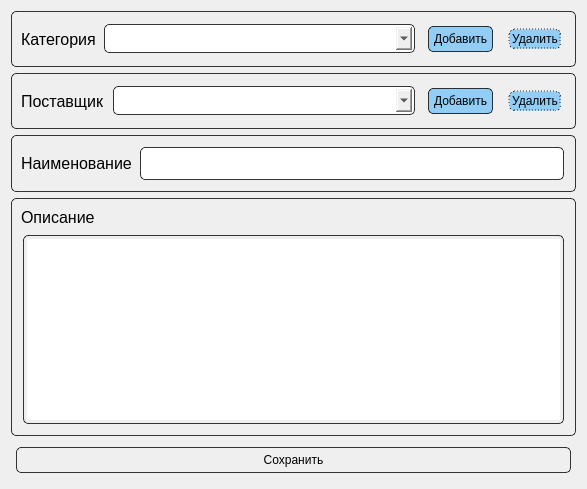
<?xml version="1.0" encoding="UTF-8"?>
<ui version="4.0">
 <class>EditPartForm</class>
 <widget class="QDialog" name="EditPartForm">
  <property name="geometry">
   <rect>
    <x>0</x>
    <y>0</y>
    <width>587</width>
    <height>489</height>
   </rect>
  </property>
  <property name="windowTitle">
   <string>Dialog</string>
  </property>
  <layout class="QVBoxLayout" name="verticalLayout_2">
   <item>
    <widget class="QFrame" name="frame1">
     <property name="styleSheet">
      <string notr="true">color: black;
border: 1px solid rgba(0, 0, 0, 200);
border-radius : 5px;</string>
     </property>
     <layout class="QHBoxLayout" name="horizontalLayout" stretch="0,1,0,0">
      <item>
       <widget class="QLabel" name="label_category">
        <property name="styleSheet">
         <string notr="true">background-color: none;
color: black;
font-family: &quot;Arial&quot;;
font-size: 12pt;
border: none;</string>
        </property>
        <property name="text">
         <string>Категория</string>
        </property>
       </widget>
      </item>
      <item>
       <widget class="QComboBox" name="cmb_category">
        <property name="styleSheet">
         <string notr="true">color: black;
font-family: &quot;Arial&quot;;
font-size: 12pt;
margin: 2px;
padding: 3px;</string>
        </property>
       </widget>
      </item>
      <item>
       <widget class="QPushButton" name="btn_add_category">
        <property name="styleSheet">
         <string notr="true">QPushButton {
font: 10pt &quot;Arial&quot;;
background-color: rgba(0, 153, 255, 100);
margin: 5px;
padding: 5px;
}
QPushButton:hover {
background-color: rgba(2, 144, 0, 100);
color:white;
}
QPushButton:pressed {
background-color: rgba(2, 144, 0, 150);
color:white;
}</string>
        </property>
        <property name="text">
         <string>Добавить</string>
        </property>
       </widget>
      </item>
      <item>
       <widget class="QPushButton" name="btn_delete_category">
        <property name="styleSheet">
         <string notr="true">QPushButton {
font: 10pt &quot;Arial&quot;;
background-color: rgba(0, 153, 255, 100);
border-style: dotted;
margin: 5px;
padding: 2px;
}
QPushButton:hover {
background-color: rgba(207, 0, 3, 100);
color:white;
}
QPushButton:pressed {
background-color: rgba(207, 0, 3, 150);
color:white;
}</string>
        </property>
        <property name="text">
         <string>Удалить</string>
        </property>
       </widget>
      </item>
     </layout>
    </widget>
   </item>
   <item>
    <widget class="QFrame" name="frame2">
     <property name="styleSheet">
      <string notr="true">color: black;
border: 1px solid rgba(0, 0, 0, 200);
border-radius : 5px;</string>
     </property>
     <layout class="QHBoxLayout" name="horizontalLayout_2" stretch="0,1,0,0">
      <item>
       <widget class="QLabel" name="label_vendor">
        <property name="styleSheet">
         <string notr="true">background-color: none;
color: black;
font-family: &quot;Arial&quot;;
font-size: 12pt;
border: none;</string>
        </property>
        <property name="text">
         <string>Поставщик</string>
        </property>
       </widget>
      </item>
      <item>
       <widget class="QComboBox" name="cmb_vendor">
        <property name="styleSheet">
         <string notr="true">color: black;
font-family: &quot;Arial&quot;;
font-size: 12pt;
margin: 2px;
padding: 3px;</string>
        </property>
       </widget>
      </item>
      <item>
       <widget class="QPushButton" name="btn_add_vendor">
        <property name="styleSheet">
         <string notr="true">QPushButton {
font: 10pt &quot;Arial&quot;;
background-color: rgba(0, 153, 255, 100);
margin: 5px;
padding: 5px;
}
QPushButton:hover {
background-color: rgba(2, 144, 0, 100);
color:white;
}
QPushButton:pressed {
background-color: rgba(2, 144, 0, 150);
color:white;
}</string>
        </property>
        <property name="text">
         <string>Добавить</string>
        </property>
       </widget>
      </item>
      <item>
       <widget class="QPushButton" name="btn_delete_vendor">
        <property name="styleSheet">
         <string notr="true">QPushButton {
font: 10pt &quot;Arial&quot;;
background-color: rgba(0, 153, 255, 100);
border-style: dotted;
margin: 5px;
padding: 2px;
}
QPushButton:hover {
background-color: rgba(207, 0, 3, 100);
color:white;
}
QPushButton:pressed {
background-color: rgba(207, 0, 3, 150);
color:white;
}</string>
        </property>
        <property name="text">
         <string>Удалить</string>
        </property>
       </widget>
      </item>
     </layout>
    </widget>
   </item>
   <item>
    <widget class="QFrame" name="frame3">
     <property name="styleSheet">
      <string notr="true">color: black;
border: 1px solid rgba(0, 0, 0, 200);
border-radius : 5px;</string>
     </property>
     <layout class="QHBoxLayout" name="horizontalLayout_3">
      <item>
       <widget class="QLabel" name="label_name">
        <property name="styleSheet">
         <string notr="true">background-color: none;
color: black;
font-family: &quot;Arial&quot;;
font-size: 12pt;
border: none;</string>
        </property>
        <property name="text">
         <string>Наименование</string>
        </property>
       </widget>
      </item>
      <item>
       <widget class="QLineEdit" name="edit_name">
        <property name="styleSheet">
         <string notr="true">color: black;
font-family: &quot;Arial&quot;;
font-size: 14pt;
margin: 2px;
padding: 3px;</string>
        </property>
       </widget>
      </item>
     </layout>
    </widget>
   </item>
   <item>
    <widget class="QFrame" name="frame4">
     <property name="styleSheet">
      <string notr="true">color: black;
border: 1px solid rgba(0, 0, 0, 200);
border-radius : 5px;</string>
     </property>
     <layout class="QVBoxLayout" name="verticalLayout">
      <item>
       <widget class="QLabel" name="label_notes">
        <property name="styleSheet">
         <string notr="true">background-color: none;
color: black;
font-family: &quot;Arial&quot;;
font-size: 12pt;
border: none;</string>
        </property>
        <property name="text">
         <string>Описание</string>
        </property>
       </widget>
      </item>
      <item>
       <widget class="QPlainTextEdit" name="edit_notes">
        <property name="styleSheet">
         <string notr="true">color: black;
font-family: &quot;Arial&quot;;
font-size: 14pt;
margin: 2px;
padding: 3px;</string>
        </property>
       </widget>
      </item>
     </layout>
    </widget>
   </item>
   <item>
    <widget class="QPushButton" name="btn_save">
     <property name="styleSheet">
      <string notr="true">QPushButton {
font: 12pt &quot;Arial&quot;;
margin: 5px;
padding: 5px;
color: black;
border: 1px solid rgba(0, 0, 0, 200);
border-radius : 5px;
}
QPushButton:hover {
background-color: rgba(2, 144, 0, 100);
color:white;
border: 1px solid rgba(0, 0, 0, 200);
border-radius : 5px;
}
QPushButton:pressed {
background-color: rgba(2, 144, 0, 150);
color:white;
border: 1px solid rgba(0, 0, 0, 200);
border-radius : 5px;
}</string>
     </property>
     <property name="text">
      <string>Сохранить</string>
     </property>
    </widget>
   </item>
  </layout>
 </widget>
 <resources/>
 <connections/>
</ui>
